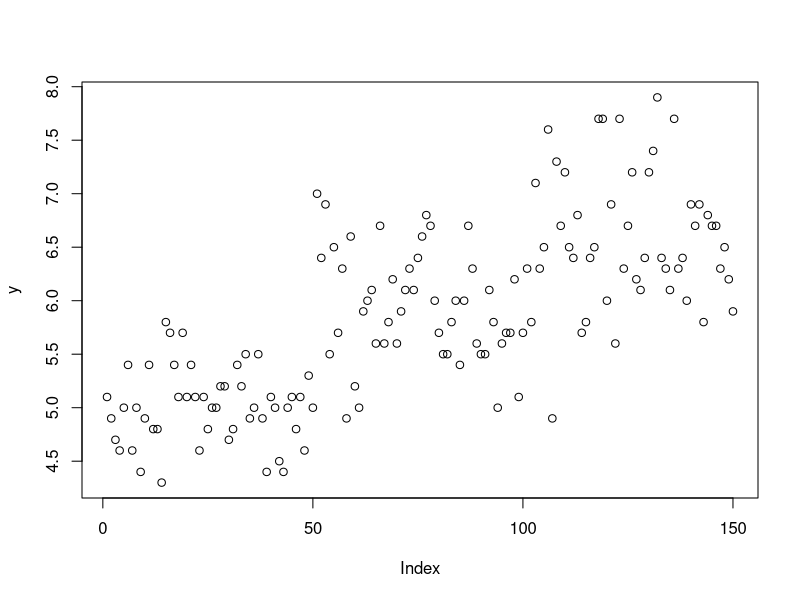
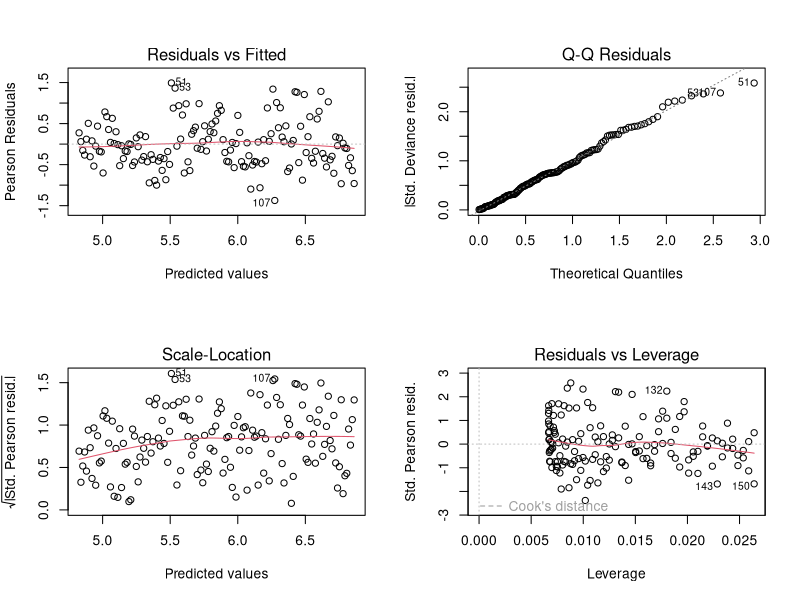
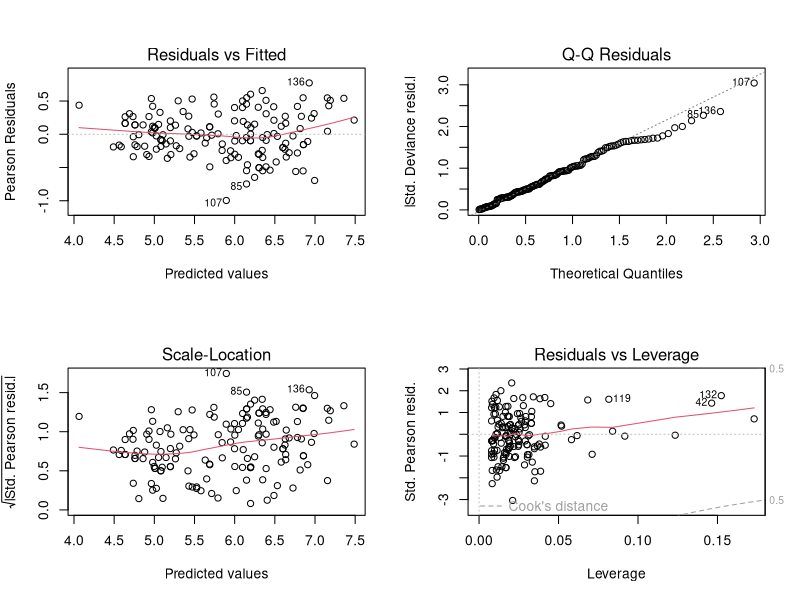

These figures' R source, in order:
#Chapter 8 Code Examples

#Clear the workspace 
rm(list = ls())

#Loading Data 
data("iris")

#Simple ANOVA
#Toy Example Using Iris Data as Y
y <- iris[, 1]
x <- seq(1, length(y), 1)

#Plotting Data
plot(y)

#Plotting Residuals
par(mfrow = c(2,2))
plot(glm(y~x))
dev.off()

simpleAOV <- aov(y ~ x)
summary(simpleAOV)

#Mixed Design Anova
x1 <- iris[,2]
x2 <- iris[,3]

mixedAOV <- aov(y ~ x1*x2)
summary(mixedAOV)


#Residuals: Mixed Design Anova
par(mfrow = c(2,2))
plot(glm(y ~ x1*x2))
dev.off()

#Multiple ANOVA 
multAOV <- manova(cbind(x1,x2) ~ y)
summary(multAOV)